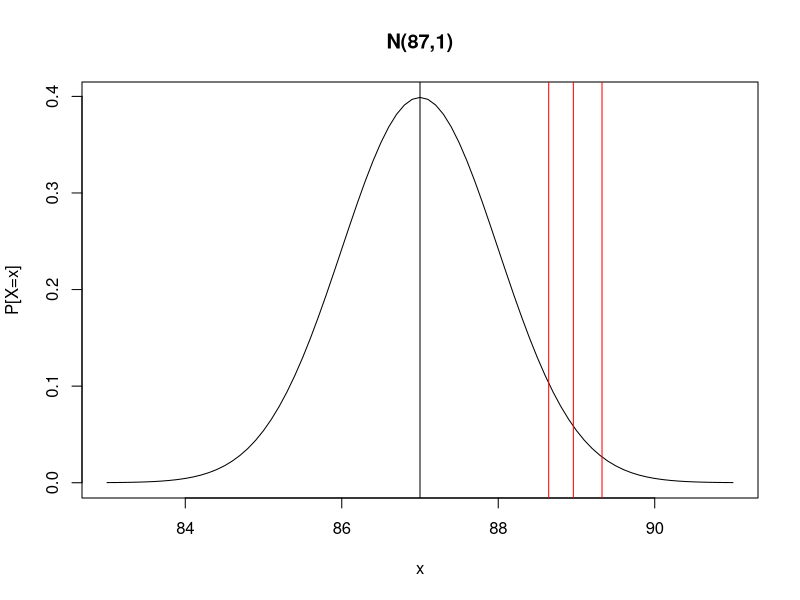
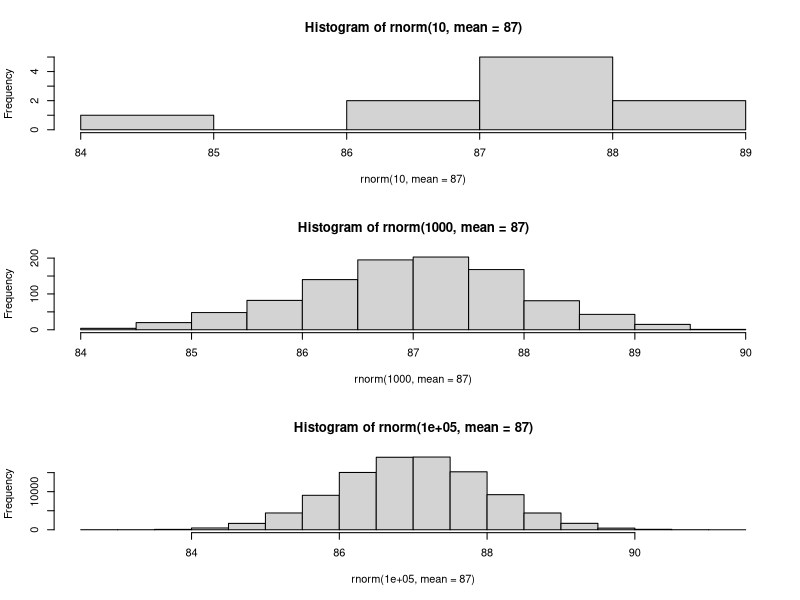
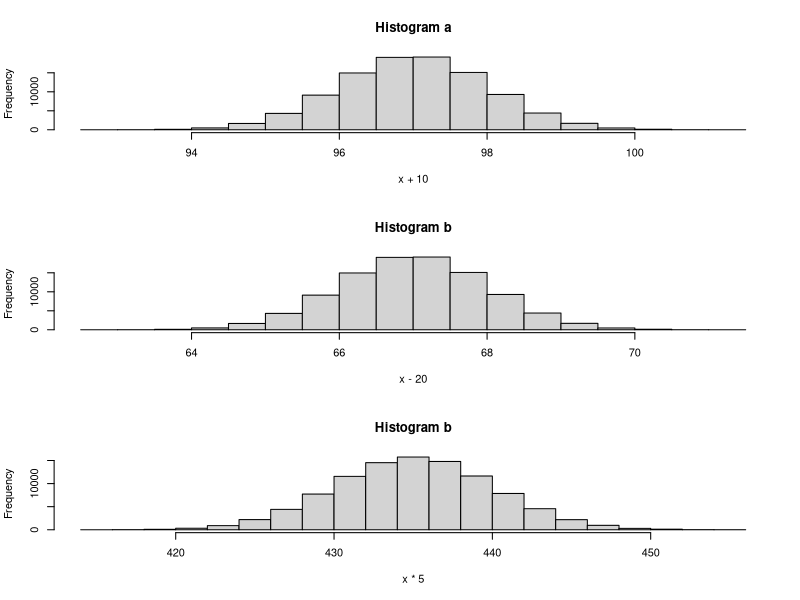

These figures' R source, in order:
## ---- chunk 1
knitr::opts_chunk$set(echo = TRUE)
## ---- chunk 2
f <- function(x) {2*(exp(1)^(-2*x))} #define function, exp(1) is e, lambda is 2
integrate(f, 0, Inf) #I only need to integrate starting at 0 because the function is defined to keep the value 0 anywhere below that as per the task
## ---- chunk 3
x <- seq(87-4, 87+4, 0.1) #sets up sequence for x-axis
plot(x, dnorm(x,mean = 87), type = "l", ylab = "P[X=x]", main = "N(87,1)") #plots graph of normal dist with mean of 87 and sigma/sigma^2 of 1
abline(v=x[which.max(dnorm(x,mean = 87))]) # draws vertical line at x value where the y value is at it's maximum

abline(v = qnorm(p = c(.95,.975,.99), mean = 87), col = "red") #mark all x-values at the given percentiles with a red vertical line
## ---- chunk 4
op <- par(mfrow=c(3,1))
hist(rnorm(10, mean = 87))
hist(rnorm(1000, mean = 87))
hist(rnorm(100000, mean = 87))
par(op)
## ---- chunk 5
x <- rnorm(100000, mean = 87)
op <- par(mfrow=c(3,1))
hist(x+10, main = "Histogram a")
hist(x-20, main = "Histogram b")
hist(x*5, main = "Histogram b")
par(op) #while adding or substracting a constant value from each generated value results in a bell curve that has just been shifted around (if you use x+10 instead of x you get N(87+10,1) instead of N(87,1)), multiplying them results in a shifted AND streched bell curve (with x*5 instead of x you get N(5*87, 5*1) instead of N(87,1)). I think it's also worth mentioning that this is true like that when using the sd, like R does. Were you to use V(X), it would be N(87*5, 1*5^2) instead.
